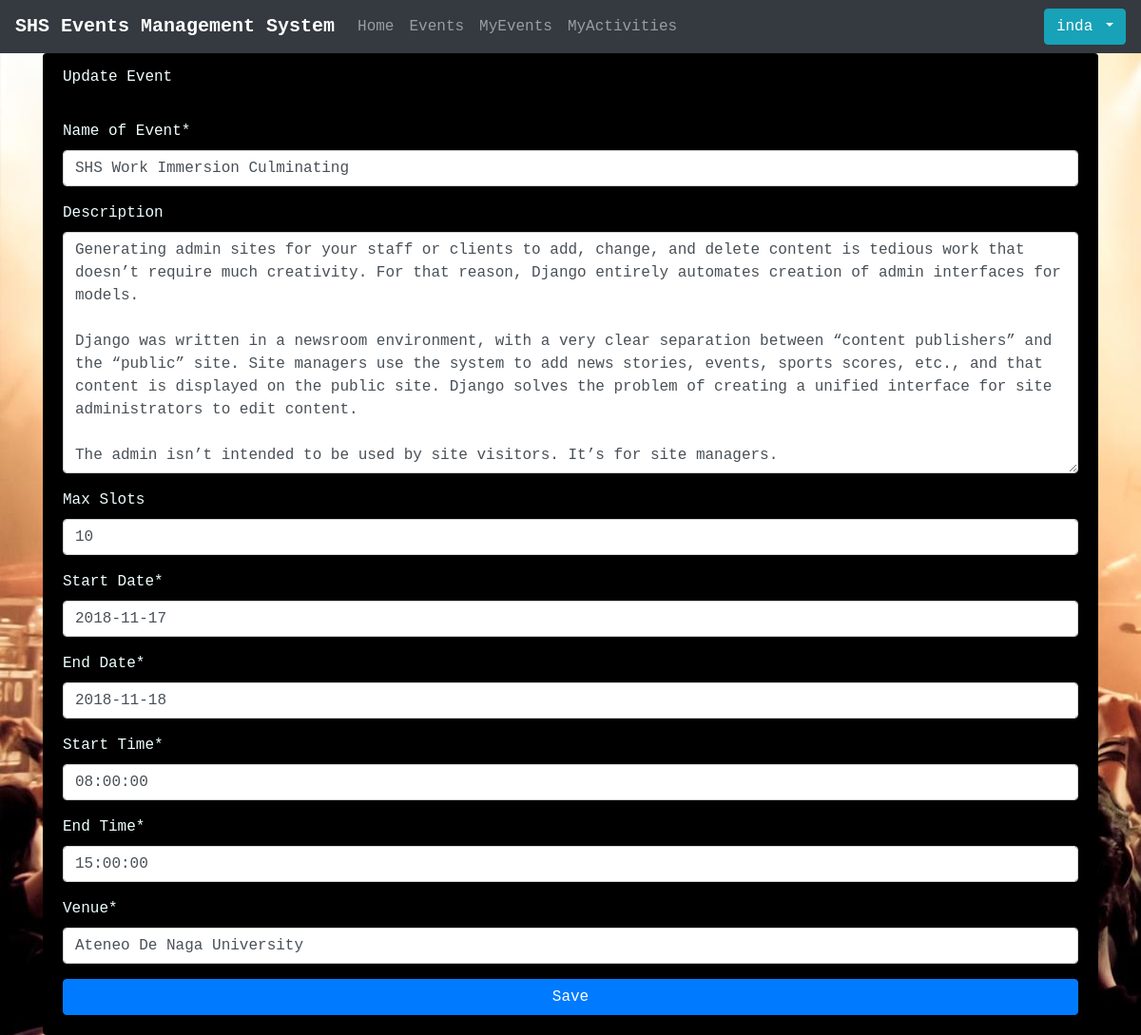
The page /events/1/update/ (signed in) on the database its author committed.
### users/models.py (models this page shows, shortened)
class Participant(AbstractUser):
    contact_number = models.CharField("Contact Number", max_length=50)

### events/models.py (models this page shows, shortened)
class Event(models.Model):
    name = models.CharField("Name of Event", max_length=50)
    description = models.TextField("Description", max_length=1000, blank=True)
    max_slots = models.IntegerField("Max Slots", blank=True, null=True)
    date_from = models.DateField("Start Date", null=True)
    date_to = models.DateField("End Date", null=True)
    time_from = models.TimeField("Start Time", null=True)
    time_to = models.TimeField("End Time", null=True)
    venue = models.CharField("Venue", max_length=200, default = '')
    creator = models.ForeignKey(to='users.Participant', on_delete = models.CASCADE, null = True)

### events/views.py (the view)
# urls.py: path("events/<int:pk>/update/", EventUpdateView.as_view(), name="event_update"),
class EventUpdateView(LoginRequiredMixin, UpdateView):
    model = Event
    template_name = "event_update.html"
    fields = ['name', 'description', 'max_slots', 'date_from', 'date_to',
            'time_from', 'time_to', 'venue'
            ]
    login_url = "login"

### templates/event_update.html (shortened to what this page needs)
{% extends "base.html" %}
{% load crispy_forms_tags %}
{% block content %}
<div class="card" id="body_comp">
        <div class="card-header">
                Update Event
        </div>
        <div class="card-body">
                <form method="post" action="" style="color:azure">
                        {{ form | crispy }}
                        <center><button type="submit" class="btn btn-primary" style="width:100%">Save</button></center>
                </form>
        </div>
</div>
{% endblock content %}

### templates/base.html (shortened to what this page needs)
<!doctype html>
<html lang="en">
{% load static from staticfiles %}
<head>
  <link rel="stylesheet" href="https://stackpath.bootstrapcdn.com/bootstrap/4.1.3/css/bootstrap.min.css"
>
  <link rel="stylesheet" href="{% static 'design.css' %}">
</head>
<body>
  <nav class="navbar navbar-expand-lg navbar-dark bg-dark">
    <a class="navbar-brand" href="{% url 'home' %}"><strong>SHS Events Management System</strong></a>
    <div class="collapse navbar-collapse" id="navbarTogglerDemo02">
      <ul class="navbar-nav mr-auto mt-2 mt-md-0">
        <li class="nav-item">
          <a class="nav-link" href="{% url 'home' %}">Home</a>
        </li>
        <li class="nav-item">
          <a class="nav-link" href="{% url 'event_list' %}">Events</a>
        </li>
        {% if user.is_authenticated %}
        <li class="nav-item">
          <a class="nav-link" href="{% url 'myevent_list' %}">MyEvents</a>
        </li>
        <li class="nav-item">
          <a class="nav-link" href="{% url 'activity_list' %}">MyActivities</a>
        </li>
        {% endif %}
      </ul>
    </div>
    {% if user.is_authenticated %}
    <div class="btn-group">
      <button type="button" class="btn btn-info dropdown-toggle" data-toggle="dropdown" aria-haspopup="true"
        aria-expanded="false">
        {{ user.username }}
      </button>
    </div>
    {% endif %}
  </nav>
  <div class="container">
    {% block content %}
    {% endblock content %}
  </div>
</body>
</html>

### assets/design.css (style rules this page uses)
body { background-color: gray; color: black; font-family: 'Arvo', courier, serif; background-image: url('images/full.jpg'); }
#body_comp { background-color: black; color: azure; }

### rows shown on the page
Participant: username "inda"
Event: name "SHS Work Immersion Culminating", description "Generating admin sites for your staff or clients to add, change, and delete content is tedious work that doesn’t require much creativity. For that reason, Django entirely automates creation of admin interfaces for models. Django was written in a newsroom environment, with a very clear separation between “content publishers” and the “public” site. Site managers use the system to add news stories, events, sports scores, etc., and that content is displayed on the public site. Django solves the problem of creating a unified interface for site administrators to edit content. The admin isn’t intended to be used by site visitors. It’s for site managers.", max_slots "10", date_from "2018-11-17", date_to "2018-11-18", time_from "08:00:00", time_to "15:00:00", venue "Ateneo De Naga University"
